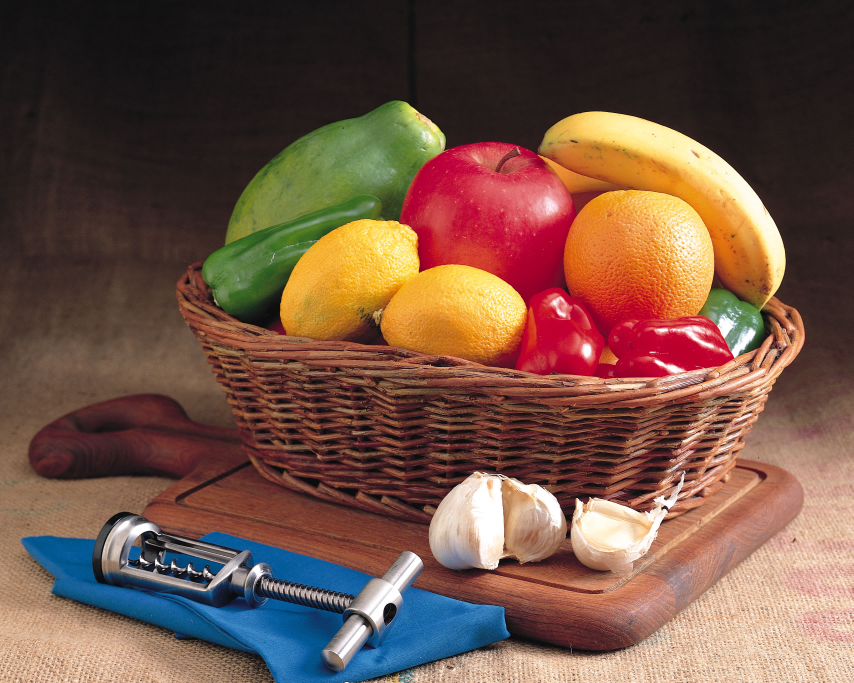
//> input picture image-seg/fruit.jpg, 2560 x 2048 px (shown at 1/3 size)
$ ./seg_reg_fruit   (built with g++ and OpenCV 4)
//> lines starting //> are read from the running program, lines starting //| are printed output that depends on the picture
#include <opencv2/opencv.hpp>
#include <opencv2/core/core.hpp>
#include <opencv2/highgui/highgui.hpp>
#include <opencv2/imgproc/imgproc.hpp>
#include <iostream>
#include <sstream>

using namespace std;
using namespace cv;


vector<vector<Rect> > regions;
Mat dst;
Mat src;
Mat thresholded;
Mat hue;
int level=0;
int region_count=0;
int level_max;
vector<Rect> segmentation(int limiar1, int limiar2, int x,int y,int w, int h, Scalar cor){
	vector<Rect> temp;

	level++;
	if(w==0||h==0){
		level--;
		return temp;
	}

	float mult=1.0-((level-1)*0.05);

	Rect roi1=Rect(x,y,w/2,h/2);
	Rect roi2=Rect(x+w/2,y,w-w/2,h/2);
	Rect roi3=Rect(x,y+h/2,w/2,h-h/2);
	Rect roi4=Rect(x+w/2,y+h/2,w-w/2,h-h/2);
	if(h>500){
	Mat dst_copy;
		dst.copyTo(dst_copy);
		rectangle(dst_copy, roi1, Scalar(255));
		rectangle(dst_copy, roi2, Scalar(255));
		rectangle(dst_copy, roi3, Scalar(255));
		rectangle(dst_copy, roi4, Scalar(255));
		namedWindow("dst",WINDOW_NORMAL);
		imshow("dst",dst_copy);
		waitKey(1);
	}
	Mat region1(hue, roi1);
	Mat region2(hue, roi2);
	Mat region3(hue, roi3);
	Mat region4(hue, roi4);

	Mat thresh1;
	thresh1.create( region1.size(), region1.type() );
	Mat thresh2;
	thresh2.create( region2.size(), region2.type() );
	Mat thresh3;
	thresh3.create( region3.size(), region3.type() );
	Mat thresh4;
	thresh4.create( region4.size(), region4.type() );


	threshold( region1,thresh1,limiar1,255,0 );
	Mat aux;
	threshold( region1,aux,limiar2,255,0 );
	thresh1=thresh1-aux;
	if(sum(thresh1)[0]/255>=thresh1.cols*thresh1.rows*mult || sum(thresh1)[0]==0){//se ou tudo branco ou tudo preto

		Mat dst1(dst,roi1);
		if(sum(thresh1)[0]==0)
		;//dst1=Scalar(0);
		else{
		dst1.setTo(cor);
		temp.push_back(roi1);
	}
	}else{//cout<<"segmentando regiao 1"<<endl;
		vector<Rect> connected_inside=segmentation(limiar1, limiar2,roi1.x,roi1.y,roi1.width,roi1.height,cor);
		temp.insert(temp.end(), connected_inside.begin(), connected_inside.end());
		//cout<<"regiao 1 segmentada"<<endl;
	}


	threshold( region2,thresh2,limiar1,255,0 );
	threshold( region2,aux,limiar2,255,0 );
	thresh2=thresh2-aux;
	if(sum(thresh2)[0]/255>=thresh2.cols*thresh2.rows*mult || sum(thresh2)[0]==0){//se ou tudo branco ou tudo preto
		Mat dst2(dst,roi2);
		if(sum(thresh2)[0]==0)
		;//dst2=Scalar(0);
		else{
		dst2.setTo(cor);
		temp.push_back(roi2);
	}
	}else{
		//cout<<"segmentando regiao 2"<<endl;
		vector<Rect> connected_inside=segmentation(limiar1,limiar2,roi2.x,roi2.y,roi2.width,roi2.height,cor);
		temp.insert(temp.end(), connected_inside.begin(), connected_inside.end());
		//cout<<"regiao 2 segmentada"<<endl;
	}
	threshold( region3,thresh3,limiar1,255,0 );
	threshold( region3,aux,limiar2,255,0 );
	thresh3=thresh3-aux;
	if(sum(thresh3)[0]/255>=thresh3.cols*thresh3.rows*mult || sum(thresh3)[0]==0){//se ou tudo branco ou tudo preto
		Mat dst3(dst,roi3);
		if(sum(thresh3)[0]==0)
		;//dst3=Scalar(0);
		else{
		dst3.setTo(cor);
		temp.push_back(roi3);
	}
	}else{
		//cout<<"segmentando regiao 3"<<endl;
		vector<Rect> connected_inside=segmentation(limiar1,limiar2,roi3.x,roi3.y,roi3.width,roi3.height,cor);
		temp.insert(temp.end(), connected_inside.begin(), connected_inside.end());
		//cout<<"regiao 3 segmentada"<<endl;
	}

	threshold( region4,thresh4,limiar1,255,0 );
	threshold( region4,aux,limiar2,255,0 );
	thresh4=thresh4-aux;
	if(sum(thresh4)[0]/255>=thresh4.cols*thresh4.rows*mult || sum(thresh4)[0]==0){//se ou tudo branco ou tudo preto
		Mat dst4(dst,roi4);
		if(sum(thresh4)[0]==0)
		;//dst4=Scalar(0);
		else{
		dst4.setTo(cor);
		temp.push_back(roi4);
	}
	}else{
		//cout<<"segmentando regiao 4"<<endl;
		vector<Rect> connected_inside=segmentation(limiar1,limiar2,roi4.x,roi4.y,roi4.width,roi4.height,cor);
		temp.insert(temp.end(), connected_inside.begin(), connected_inside.end());
		//cout<<"regiao 4 segmentada"<<endl;
	}

		level--;
		//regions.push_back(temp);
		return temp;
	}


/** @function main */
int main( int argc, char** argv )
{

vector<Mat> hsv(3);
Mat detected_edges;


		if (argc>1){
  /// Load an image
  src = imread( argv[1] );

}else{ src = imread("./image-seg/fruit.jpg");
//> src is the input picture: 2048 rows x 2560 cols, CV_8UC3; mean B, G, R 69.8, 83.8, 114.7

}
  if( !src.data )
  { return -1; }

	/// Create hsv
	Mat full_hsv;
	cvtColor(src,full_hsv,CV_BGR2HSV);
//> full_hsv: 2048 rows x 2560 cols, CV_8UC3; mean H, S, V 47, 112.3, 122.4
	split(full_hsv, hsv);
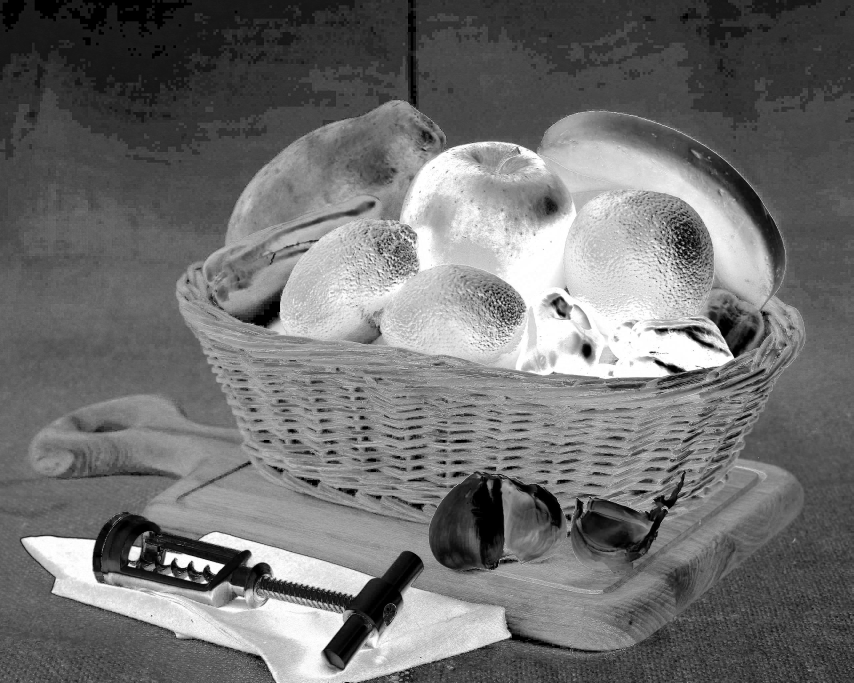
//> hsv[1]: 2048 rows x 2560 cols, CV_8UC1 (shown at 1/3 size); min 0, max 255, mean 112.3
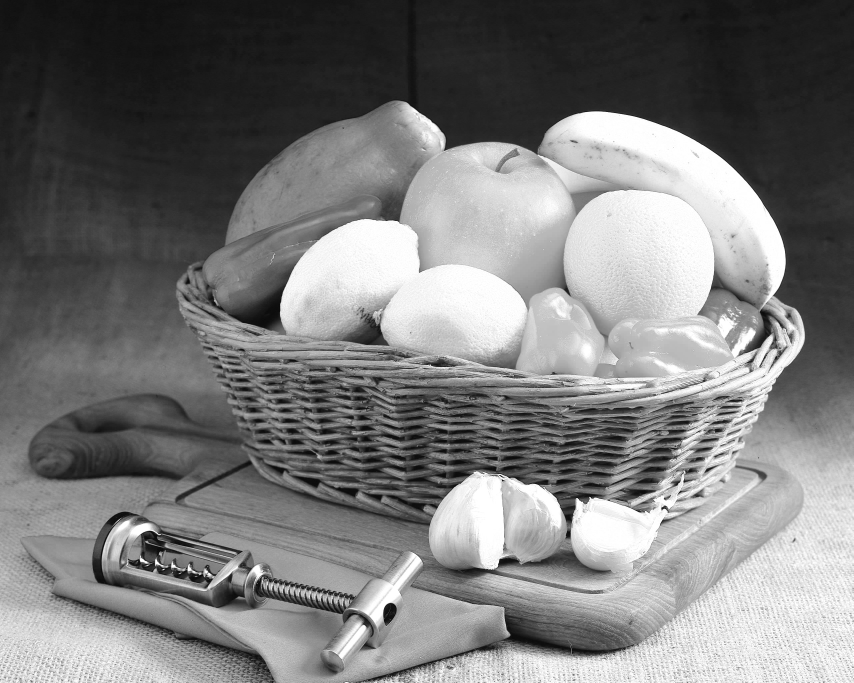
//> hsv[2]: 2048 rows x 2560 cols, CV_8UC1 (shown at 1/3 size); min 0, max 255, mean 122.4
	namedWindow("fonte", WINDOW_NORMAL);
	imshow("fonte",hsv[0]);

	hsv[0].copyTo(hue);
	thresholded.create( hue.size(), hue.type() );
	dst.create( src.size(), src.type() );
	dst=Scalar(0);


int num_classes=9;
vector<int> thresholds(num_classes+1);
thresholds[0]=0;
thresholds[1]=3;
thresholds[2]=10;
thresholds[3]=17;
thresholds[4]=33;
thresholds[5]=74;
thresholds[6]=134;
thresholds[7]=169;
thresholds[8]=177;
thresholds[9]=179;
vector<Scalar> color(num_classes);
	color[0]=Scalar(0,0,0);// fundo é preto
	color[1]=Scalar(128,128,128);// chao cinza medio
	color[2]=Scalar(0,0,255);//
	color[3]=Scalar(0,200,0);//
	color[4]=Scalar(0,255,255);//
	color[5]=Scalar(106,106,220);//
	color[6]=Scalar(255,255,255);//alho
	color[7]=Scalar(255,0,0);//pano
	color[8]=Scalar(200,200,200);//saca rolhas
	for(int i=0; i<thresholds.size()-1; i++){
		cout<<"segmentando, regra: hue entre "<<thresholds[i]<<" e "<<thresholds[i+1]<<endl<<"Pintando de "<<color[i]<<endl;
		segmentation(thresholds[i],thresholds[i+1],0,0,src.cols,src.rows,color[i]);
	}
//> this loop made 9 passes
//> pass 1, in segmentation, `Mat region1(hue, roi1);`:
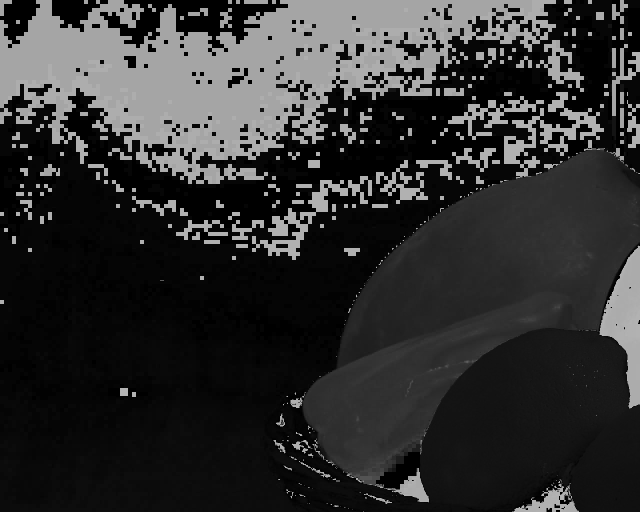
//> region1: 1024 rows x 1280 cols, CV_8UC1 (shown at 1/2 size); min 0, max 179, mean 47.8
//> pass 1, in segmentation, `Mat region2(hue, roi2);`:
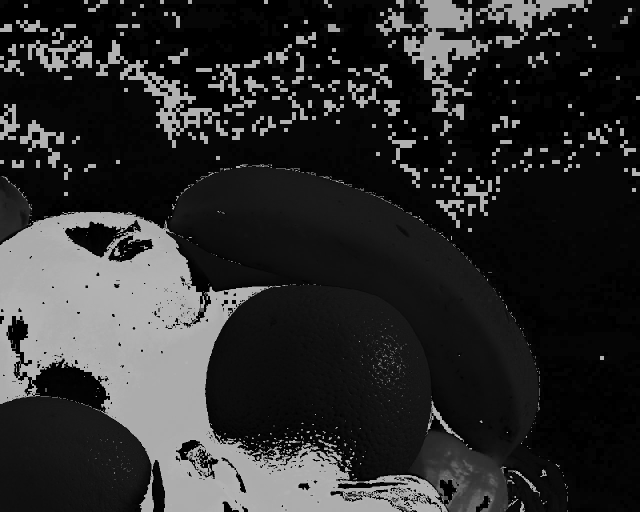
//> region2: 1024 rows x 1280 cols, CV_8UC1 (shown at 1/2 size); min 0, max 179, mean 44.5
//> pass 1, in segmentation, `Mat region3(hue, roi3);`:
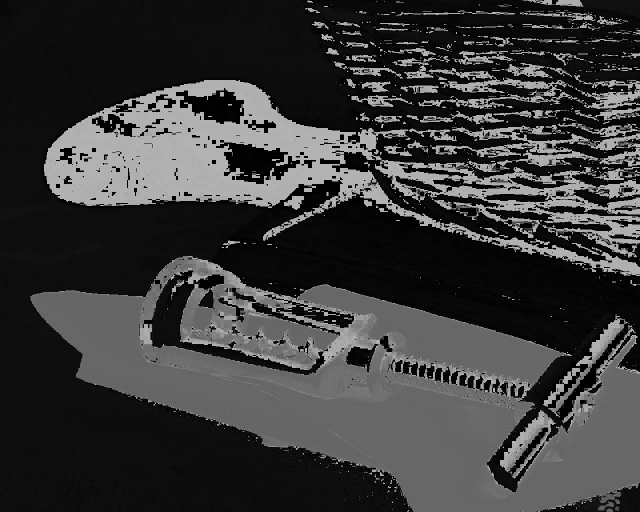
//> region3: 1024 rows x 1280 cols, CV_8UC1 (shown at 1/2 size); min 0, max 179, mean 57.6

	namedWindow("resultado por hue", WINDOW_NORMAL);
	imshow("resultado por hue",dst);
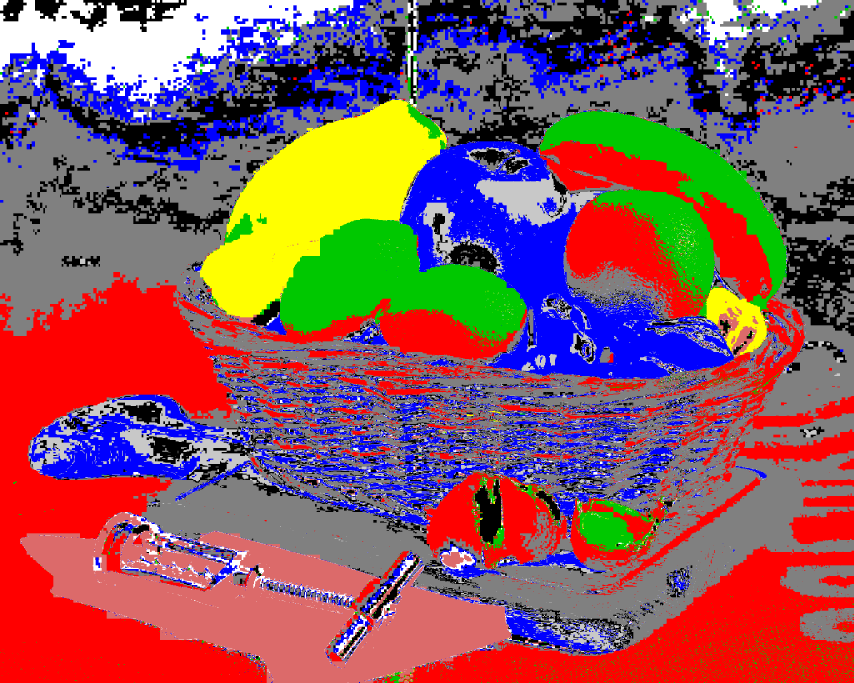
//> window 'resultado por hue': 2048 rows x 2560 cols, CV_8UC3 (shown at 1/3 size); mean B, G, R 94.3, 87.5, 137.1

	imwrite("./resultado_regioes/fruit_regioes_hue.png",dst);


	hsv[2].copyTo(hue);

	thresholds[0]=0;
thresholds[1]=11;
thresholds[2]=25;
thresholds[3]=28;
thresholds[4]=33;
thresholds[5]=49;
thresholds[6]=99;
thresholds[7]=164;
thresholds[8]=221;
thresholds[9]=255;


namedWindow("fonte", WINDOW_NORMAL);
	imshow("fonte",hsv[2]);
dst=Scalar(0);
	for(int i=0; i<thresholds.size()-1; i++){
		cout<<"segmentando, regra: value entre "<<thresholds[i]<<" e "<<thresholds[i+1]<<endl<<"Pintando de "<<color[i]<<endl;
		segmentation(thresholds[i],thresholds[i+1],0,0,src.cols,src.rows,color[i]);
	}

	namedWindow("resultado por value", WINDOW_NORMAL);
	imshow("resultado por value",dst);
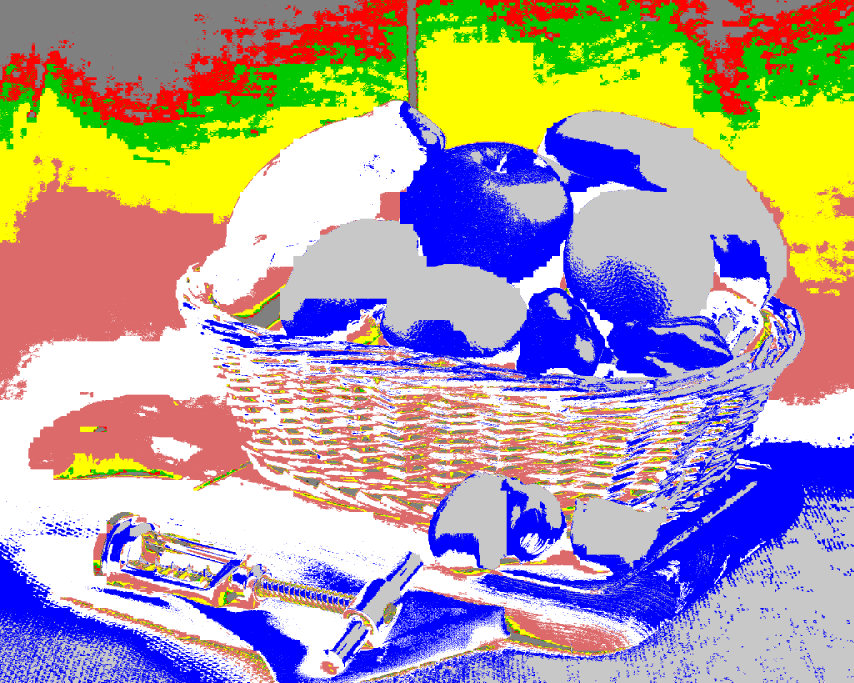
//> window 'resultado por value': 2048 rows x 2560 cols, CV_8UC3 (shown at 1/3 size); mean B, G, R 161.7, 158.6, 173

	imwrite("./resultado_regioes/fruit_regioes_value.png",dst);


    waitKey(0);

  return 0;
  }
